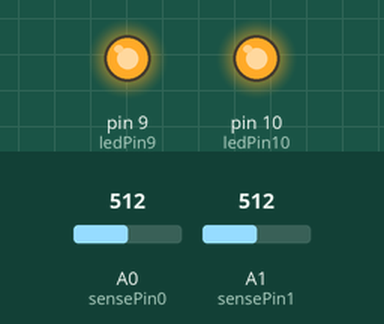
Simulated run of this sketch. Board: Arduino Uno, built with avr-gcc and run on an emulated ATmega328P. On the bench: output pins drawn as LEDs (lit = HIGH). The test bench sets the inputs (shaded band); at power-on: A1 (sensePin1) = 512, A0 (sensePin0) = 512.

Above: at 1.2 s.
1.3 s: A1 (sensePin1) set to 309
2.8 s: A1 (sensePin1) set to 284
At 3.8 s:
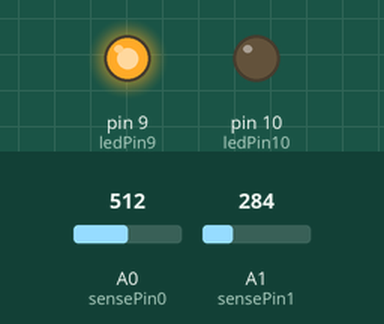
4.3 s: A0 (sensePin0) set to 789
5.8 s: A0 (sensePin0) set to 807
At 6.1 s:
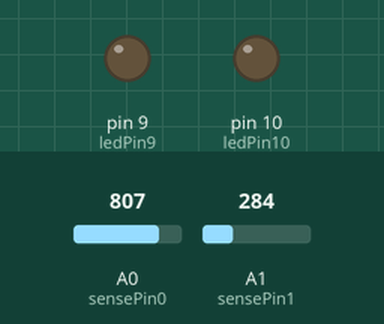
7.3 s: A1 (sensePin1) set to 306
At 8.5 s:
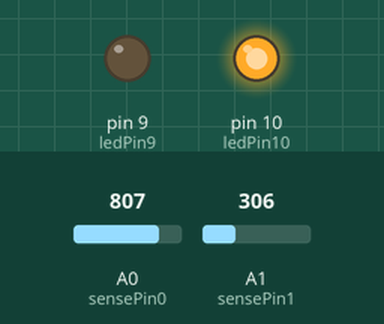
8.8 s: A1 (sensePin1) set to 290
At 9.6 s:
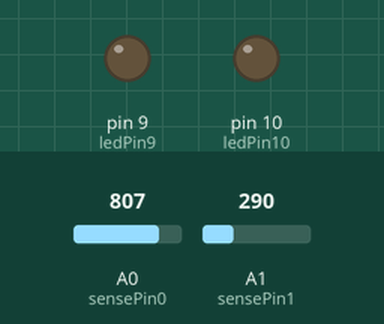
Timing chart, 0 to 11.3 s (numbered marks = the images above; inputs shaded):
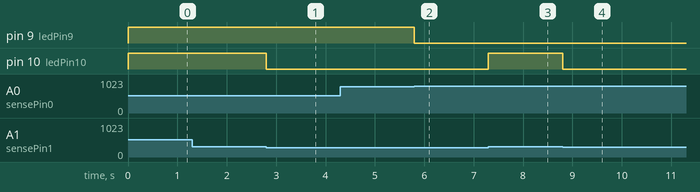

The sketch:

Jeremy_Blum_Tutorials_6.5.ino
```cpp
//Two photresistors

int sensePin0 = 0;
int sensePin1 = 1;
int ledPin9 = 9;
int ledPin10 = 10;

void setup() {
  analogReference(DEFAULT);
  pinMode(ledPin9, OUTPUT);
  pinMode(ledPin10, OUTPUT);
  //Serial.begin(9600);
}

void loop() {
  int val1 = analogRead(sensePin0);
  int val2 = analogRead(sensePin1);
  //Serial.println(val2);
  //delay(500);
  if(val1 <= 800){
    digitalWrite(ledPin9, HIGH);
  } else {
    digitalWrite(ledPin9, LOW);
  }
  if(val2 >= 300){
    digitalWrite(ledPin10, HIGH);
  } else {
    digitalWrite(ledPin10, LOW);
  }
}
```

Measured:
- the behaviour switches between 300 and 299 on A1 (sensePin1) (found by bisection; images 0 and 1)
- the behaviour switches between 800 and 801 on A0 (sensePin0) (found by bisection; images 1 and 2)
- after the input at 1.3 s, every drawn part: stays the same
- after the input at 2.8 s, pin 10 (ledPin10): HIGH → LOW at once
- after the input at 4.3 s, every drawn part: stays the same
- after the input at 5.8 s, pin 9 (ledPin9): HIGH → LOW at once
- after the input at 7.3 s, pin 10 (ledPin10): LOW → HIGH at once
- after the input at 8.8 s, pin 10 (ledPin10): HIGH → LOW at once
